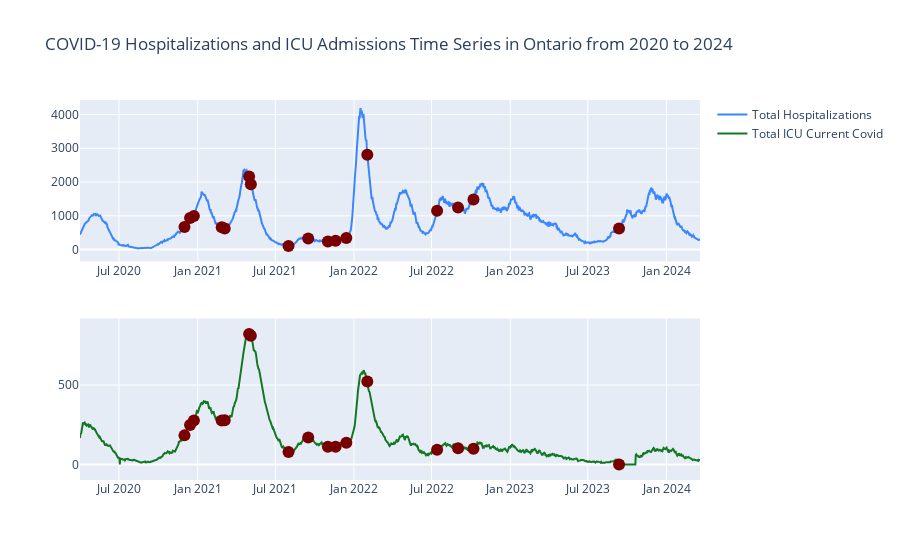

The notebook cell saved with this chart:
### Markdown cell above
# Question 1: How have hospitalizations and ICU admissions due to COVID-19 in Ontario fluctuated over time in relation to key events like the emergence of new virus variants and the rollout of vaccines?

The visualization for this question will employ line graphs to plot hospitalizations and ICU admissions over time. Each line will represent the aggregated counts per day, overlayed with markers indicating key dates such as the emergence of new virus variants and vaccine introductions. This graphical representation will enable us to observe potential correlations between these events and the numbers of hospital and ICU admissions, providing insights into the responsiveness of the healthcare system to pandemic developments.

### Code cell
# Get daily totals for each region
total_hospitalizations = df.groupby('date').sum()['hospitalizations'].reset_index()
total_icu = df.groupby('date').sum()['icu_current_covid'].reset_index()

# Create the subplots for the two time series
fig = make_subplots(rows=2, cols=1)

# Add the total hospitalizations time series to the first row
fig.add_trace(
    go.Scatter(
        x=total_hospitalizations["date"],
        y=total_hospitalizations["hospitalizations"],
        mode="lines",
        name="Total Hospitalizations",
        line=dict(color=BLUE),
    ),
    row=1,
    col=1,
)

# Add the total ICU current covid cases time series to the second row
fig.add_trace(
    go.Scatter(
        x=total_icu["date"],
        y=total_icu["icu_current_covid"],
        mode="lines",
        name="Total ICU Current Covid",
        line=dict(color=GREEN),
    ),
    row=2,
    col=1,
)

# Loop through the key_dates and add annotations
for key_date, description in key_dates.items():
    # Add markers and annotations for hospitalizations plot
    if pd.to_datetime(key_date) in total_hospitalizations["date"].values:
        # Extract the value for the key date
        key_date_val = total_hospitalizations.loc[
            total_hospitalizations["date"] == pd.to_datetime(key_date),
            "hospitalizations",
        ].iloc[0]

        # Add a marker for the key date
        fig.add_trace(
            go.Scatter(
                x=[key_date],
                y=[key_date_val],
                mode="markers",
                marker=dict(size=12, color=RED),
                name="Key Date",
                text=[description],
                textposition="top center",
                showlegend=False,
            ),
            row=1,
            col=1,
        )

    # Add markers and annotations for ICU plot
    if pd.to_datetime(key_date) in total_icu["date"].values:
        # Extract the value for the key date
        key_date_val = total_icu.loc[
            total_icu["date"] == pd.to_datetime(key_date), "icu_current_covid"
        ].iloc[0]

        # Add a marker for the key date
        fig.add_trace(
            go.Scatter(
                x=[key_date],
                y=[key_date_val],
                mode="markers",
                marker=dict(size=12, color=RED),
                name="Key Date",
                text=[description],
                textposition="top center",
                showlegend=False,
            ),
            row=2,
            col=1,
        )

# Update the layout of the figure
fig.update_layout(
    height=1000,
    title_text="COVID-19 Hospitalizations and ICU Admissions Time Series in Ontario from 2020 to 2024",
)
fig.show()

### Figure 1 — Plotly figure (JSON) as saved in the notebook; plotly's stock layout.template omitted (floating-point values rounded to 4 significant figures; data arrays with more than 128 entries replaced by an {"elided": "..."} marker saying what was removed)
{"data": [{"line": {"color": "#3a86ff"}, "mode": "lines", "name": "Total Hospitalizations", "type": "scatter", "x": {"elided": "1449 str values"}, "xaxis": "x", "y": {"elided": "1449 int values"}, "yaxis": "y"}, {"line": {"color": "#127823"}, "mode": "lines", "name": "Total ICU Current Covid", "type": "scatter", "x": {"elided": "1449 str values"}, "xaxis": "x2", "y": {"elided": "1449 int values"}, "yaxis": "y2"}, {"marker": {"color": "#780000", "size": 12}, "mode": "markers", "name": "Key Date", "showlegend": false, "text": ["Emergence of Alpha variant"], "textposition": "top center", "type": "scatter", "x": ["2020-12-01"], "xaxis": "x", "y": [669], "yaxis": "y"}, {"marker": {"color": "#780000", "size": 12}, "mode": "markers", "name": "Key Date", "showlegend": false, "text": ["Emergence of Alpha variant"], "textposition": "top center", "type": "scatter", "x": ["2020-12-01"], "xaxis": "x2", "y": [183], "yaxis": "y2"}, {"marker": {"color": "#780000", "size": 12}, "mode": "markers", "name": "Key Date", "showlegend": false, "text": ["Emergence of Beta variant"], "textposition": "top center", "type": "scatter", "x": ["2021-05-01"], "xaxis": "x", "y": [2167], "yaxis": "y"}, {"marker": {"color": "#780000", "size": 12}, "mode": "markers", "name": "Key Date", "showlegend": false, "text": ["Emergence of Beta variant"], "textposition": "top center", "type": "scatter", "x": ["2021-05-01"], "xaxis": "x2", "y": [821], "yaxis": "y2"}, {"marker": {"color": "#780000", "size": 12}, "mode": "markers", "name": "Key Date", "showlegend": false, "text": ["Emergence of Gamma variant"], "textposition": "top center", "type": "scatter", "x": ["2021-08-01"], "xaxis": "x", "y": [109], "yaxis": "y"}, {"marker": {"color": "#780000", "size": 12}, "mode": "markers", "name": "Key Date", "showlegend": false, "text": ["Emergence of Gamma variant"], "textposition": "top center", "type": "scatter", "x": ["2021-08-01"], "xaxis": "x2", "y": [78], "yaxis": "y2"}, {"marker": {"color": "#780000", "size": 12}, "mode": "markers", "name": "Key Date", "showlegend": false, "text": ["Emergence of Delta variant"], "textposition": "top center", "type": "scatter", "x": ["2021-11-01"], "xaxis": "x", "y": [239], "yaxis": "y"}, {"marker": {"color": "#780000", "size": 12}, "mode": "markers", "name": "Key Date", "showlegend": false, "text": ["Emergence of Delta variant"], "textposition": "top center", "type": "scatter", "x": ["2021-11-01"], "xaxis": "x2", "y": [111], "yaxis": "y2"}, {"marker": {"color": "#780000", "size": 12}, "mode": "markers", "name": "Key Date", "showlegend": false, "text": ["Emergence of Omicron variant"], "textposition": "top center", "type": "scatter", "x": ["2022-02-01"], "xaxis": "x", "y": [2806], "yaxis": "y"}, {"marker": {"color": "#780000", "size": 12}, "mode": "markers", "name": "Key Date", "showlegend": false, "text": ["Emergence of Omicron variant"], "textposition": "top center", "type": "scatter", "x": ["2022-02-01"], "xaxis": "x2", "y": [522], "yaxis": "y2"}, {"marker": {"color": "#780000", "size": 12}, "mode": "markers", "name": "Key Date", "showlegend": false, "text": ["First Pfizer–BioNTech vaccine administered in Canada"], "textposition": "top center", "type": "scatter", "x": ["2020-12-14"], "xaxis": "x", "y": [939], "yaxis": "y"}, {"marker": {"color": "#780000", "size": 12}, "mode": "markers", "name": "Key Date", "showlegend": false, "text": ["First Pfizer–BioNTech vaccine administered in Canada"], "textposition": "top center", "type": "scatter", "x": ["2020-12-14"], "xaxis": "x2", "y": [249], "yaxis": "y2"}, {"marker": {"color": "#780000", "size": 12}, "mode": "markers", "name": "Key Date", "showlegend": false, "text": ["Health Canada authorizes Moderna vaccine"], "textposition": "top center", "type": "scatter", "x": ["2020-12-23"], "xaxis": "x", "y": [997], "yaxis": "y"}, {"marker": {"color": "#780000", "size": 12}, "mode": "markers", "name": "Key Date", "showlegend": false, "text": ["Health Canada authorizes Moderna vaccine"], "textposition": "top center", "type": "scatter", "x": ["2020-12-23"], "xaxis": "x2", "y": [277], "yaxis": "y2"}, {"marker": {"color": "#780000", "size": 12}, "mode": "markers", "name": "Key Date", "showlegend": false, "text": ["Oxford–AstraZeneca vaccine authorized by Health Canada"], "textposition": "top center", "type": "scatter", "x": ["2021-02-26"], "xaxis": "x", "y": [663], "yaxis": "y"}, {"marker": {"color": "#780000", "size": 12}, "mode": "markers", "name": "Key Date", "showlegend": false, "text": ["Oxford–AstraZeneca vaccine authorized by Health Canada"], "textposition": "top center", "type": "scatter", "x": ["2021-02-26"], "xaxis": "x2", "y": [276], "yaxis": "y2"}, {"marker": {"color": "#780000", "size": 12}, "mode": "markers", "name": "Key Date", "showlegend": false, "text": ["Janssen (Johnson & Johnson) vaccine authorized by Health Canada"], "textposition": "top center", "type": "scatter", "x": ["2021-03-05"], "xaxis": "x", "y": [625], "yaxis": "y"}, {"marker": {"color": "#780000", "size": 12}, "mode": "markers", "name": "Key Date", "showlegend": false, "text": ["Janssen (Johnson & Johnson) vaccine authorized by Health Canada"], "textposition": "top center", "type": "scatter", "x": ["2021-03-05"], "xaxis": "x2", "y": [278], "yaxis": "y2"}, {"marker": {"color": "#780000", "size": 12}, "mode": "markers", "name": "Key Date", "showlegend": false, "text": ["Pfizer vaccine authorized for adolescents 12 to 15 in Canada"], "textposition": "top center", "type": "scatter", "x": ["2021-05-05"], "xaxis": "x", "y": [1933], "yaxis": "y"}, {"marker": {"color": "#780000", "size": 12}, "mode": "markers", "name": "Key Date", "showlegend": false, "text": ["Pfizer vaccine authorized for adolescents 12 to 15 in Canada"], "textposition": "top center", "type": "scatter", "x": ["2021-05-05"], "xaxis": "x2", "y": [811], "yaxis": "y2"}, {"marker": {"color": "#780000", "size": 12}, "mode": "markers", "name": "Key Date", "showlegend": false, "text": ["Moderna and Pfizer vaccines receive full approval for use in individuals aged 12 and older"], "textposition": "top center", "type": "scatter", "x": ["2021-09-16"], "xaxis": "x", "y": [328], "yaxis": "y"}, {"marker": {"color": "#780000", "size": 12}, "mode": "markers", "name": "Key Date", "showlegend": false, "text": ["Moderna and Pfizer vaccines receive full approval for use in individuals aged 12 and older"], "textposition": "top center", "type": "scatter", "x": ["2021-09-16"], "xaxis": "x2", "y": [169], "yaxis": "y2"}, {"marker": {"color": "#780000", "size": 12}, "mode": "markers", "name": "Key Date", "showlegend": false, "text": ["Health Canada approves Pfizer-BioNTech vaccine for children aged 5 to 11"], "textposition": "top center", "type": "scatter", "x": ["2021-11-19"], "xaxis": "x", "y": [264], "yaxis": "y"}, {"marker": {"color": "#780000", "size": 12}, "mode": "markers", "name": "Key Date", "showlegend": false, "text": ["Health Canada approves Pfizer-BioNTech vaccine for children aged 5 to 11"], "textposition": "top center", "type": "scatter", "x": ["2021-11-19"], "xaxis": "x2", "y": [111], "yaxis": "y2"}, {"marker": {"color": "#780000", "size": 12}, "mode": "markers", "name": "Key Date", "showlegend": false, "text": ["One year since the first COVID-19 vaccine was administered in Canada"], "textposition": "top center", "type": "scatter", "x": ["2021-12-14"], "xaxis": "x", "y": [344], "yaxis": "y"}, {"marker": {"color": "#780000", "size": 12}, "mode": "markers", "name": "Key Date", "showlegend": false, "text": ["One year since the first COVID-19 vaccine was administered in Canada"], "textposition": "top center", "type": "scatter", "x": ["2021-12-14"], "xaxis": "x2", "y": [136], "yaxis": "y2"}, {"marker": {"color": "#780000", "size": 12}, "mode": "markers", "name": "Key Date", "showlegend": false, "text": ["Health Canada approves Moderna vaccine for children aged 6 months to 5 years"], "textposition": "top center", "type": "scatter", "x": ["2022-07-14"], "xaxis": "x", "y": [1150], "yaxis": "y"}, {"marker": {"color": "#780000", "size": 12}, "mode": "markers", "name": "Key Date", "showlegend": false, "text": ["Health Canada approves Moderna vaccine for children aged 6 months to 5 years"], "textposition": "top center", "type": "scatter", "x": ["2022-07-14"], "xaxis": "x2", "y": [92], "yaxis": "y2"}, {"marker": {"color": "#780000", "size": 12}, "mode": "markers", "name": "Key Date", "showlegend": false, "text": ["Moderna bivalent vaccine targeting original and Omicron BA.1 variant authorized by Health Canada"], "textposition": "top center", "type": "scatter", "x": ["2022-09-01"], "xaxis": "x", "y": [1243], "yaxis": "y"}, {"marker": {"color": "#780000", "size": 12}, "mode": "markers", "name": "Key Date", "showlegend": false, "text": ["Moderna bivalent vaccine targeting original and Omicron BA.1 variant authorized by Health Canada"], "textposition": "top center", "type": "scatter", "x": ["2022-09-01"], "xaxis": "x2", "y": [102], "yaxis": "y2"}, {"marker": {"color": "#780000", "size": 12}, "mode": "markers", "name": "Key Date", "showlegend": false, "text": ["Pfizer bivalent vaccine targeting Omicron BA.4 and BA.5 subvariants approved by Health Canada"], "textposition": "top center", "type": "scatter", "x": ["2022-10-07"], "xaxis": "x", "y": [1483], "yaxis": "y"}, {"marker": {"color": "#780000", "size": 12}, "mode": "markers", "name": "Key Date", "showlegend": false, "text": ["Pfizer bivalent vaccine targeting Omicron BA.4 and BA.5 subvariants approved by Health Canada"], "textposition": "top center", "type": "scatter", "x": ["2022-10-07"], "xaxis": "x2", "y": [99], "yaxis": "y2"}, {"marker": {"color": "#780000", "size": 12}, "mode": "markers", "name": "Key Date", "showlegend": false, "text": ["Health Canada authorizes a new Moderna vaccine based on Omicron XBB.1.5 subvariant"], "textposition": "top center", "type": "scatter", "x": ["2023-09-12"], "xaxis": "x", "y": [624], "yaxis": "y"}, {"marker": {"color": "#780000", "size": 12}, "mode": "markers", "name": "Key Date", "showlegend": false, "text": ["Health Canada authorizes a new Moderna vaccine based on Omicron XBB.1.5 subvariant"], "textposition": "top center", "type": "scatter", "x": ["2023-09-12"], "xaxis": "x2", "y": [0], "yaxis": "y2"}], "layout": {"autosize": true, "title": {"text": "COVID-19 Hospitalizations and ICU Admissions Time Series in Ontario from 2020 to 2024"}, "xaxis": {"anchor": "y", "autorange": true, "domain": [0, 1], "range": ["2020-04-01", "2024-03-19"], "type": "date"}, "xaxis2": {"anchor": "y2", "autorange": true, "domain": [0, 1], "range": ["2020-04-01", "2024-03-19"], "type": "date"}, "yaxis": {"anchor": "x", "autorange": true, "domain": [0.575, 1], "range": [-223.3, 4422.0], "type": "linear"}, "yaxis2": {"anchor": "x2", "autorange": true, "domain": [0, 0.425], "range": [-68.52, 889.5], "type": "linear"}}}
